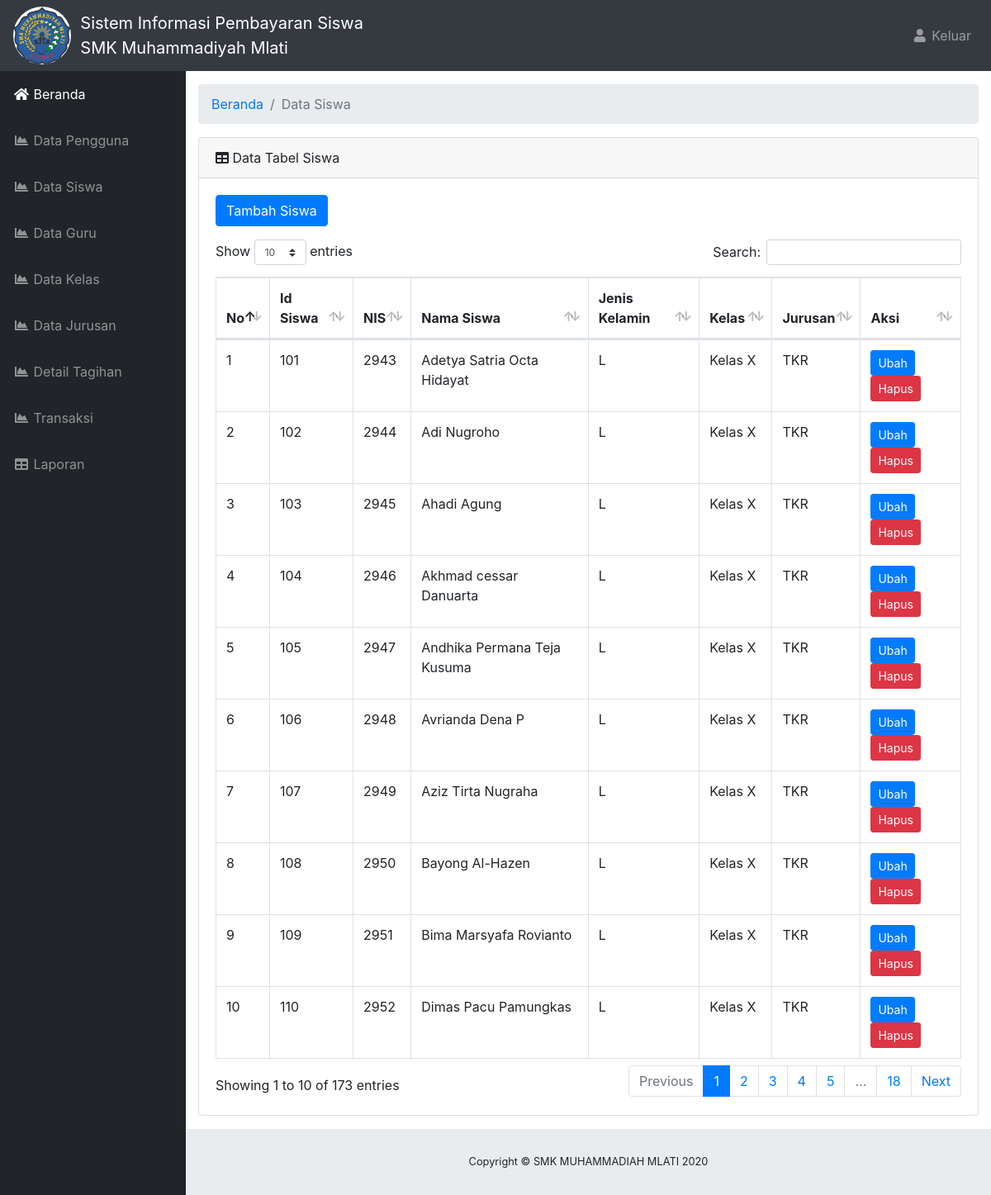
Page /beranda.php?halaman=admindatasiswa (signed in) on the committed database.
### tables this page shows
CREATE TABLE `tb_siswa` (
  `id_siswa` int(11) NOT NULL,
  `nis` varchar(10) NOT NULL,
  `nama_siswa` varchar(50) NOT NULL,
  `password` varchar(50) NOT NULL,
  `jenkel_siswa` enum('L','P') NOT NULL,
  `id_kelas` int(11) NOT NULL,
  `id_jurusan` int(11) NOT NULL
);

CREATE TABLE `tb_kelas` (
  `id_kelas` int(11) NOT NULL,
  `nama_kelas` varchar(20) NOT NULL
);

CREATE TABLE `tb_jurusan` (
  `id_jurusan` int(11) NOT NULL,
  `nama_jurusan` varchar(20) NOT NULL
);

### aplikasi/admin/datasiswa/data_siswa.php (the view, shortened to what this page needs)
  <div id="content-wrapper">
    <div class="container-fluid">
      <ol class="breadcrumb">
        <li class="breadcrumb-item">
          <a href="beranda.php">Beranda</a>
        </li>
        <li class="breadcrumb-item active">Data Siswa</li>
      </ol>
      <div class="card mb-3">
        <div class="card-header">
          <i class="fas fa-table"></i>
          Data Tabel Siswa</div>
        <div class="card-body">
          <form class="form-group">
          <a class="btn btn-primary" href="beranda.php?halaman=tambahsiswa">Tambah Siswa </a>
          </form>
          <div class="table-responsive">
            <table class="table table-bordered" id="dataTable" width="100%" cellspacing="0">
              <thead>
                <tr>
                  <th>No</th>
                  <th>Id Siswa</th>
                  <th>NIS</th>
                  <th>Nama Siswa</th>
                  <th>Jenis Kelamin</th>
                  <th>Kelas</th>
                  <th>Jurusan</th>
                  <th>Aksi</th>
                </tr>
              </thead>
              <tbody>
              <?php
              $no=1;
              $Querytampil = mysqli_query($konek,"SELECT tb_siswa.id_siswa, tb_siswa.nis, tb_siswa.nama_siswa, tb_siswa.jenkel_siswa, tb_kelas.nama_kelas, tb_jurusan.nama_jurusan FROM tb_siswa
              INNER JOIN tb_kelas ON tb_kelas.id_kelas=tb_siswa.id_kelas
              INNER JOIN tb_jurusan ON tb_jurusan.id_jurusan=tb_siswa.id_jurusan
              WHERE 1 ");
              while ($tampiltabel  = mysqli_fetch_array($Querytampil)) {
              $varId_siswa      = $tampiltabel['id_siswa'];
              $varNis           = $tampiltabel['nis'];
              $varNamaSiswa     = $tampiltabel['nama_siswa'];
              $varJenisKelamin  = $tampiltabel['jenkel_siswa'];
              $varKelas         = $tampiltabel['nama_kelas'];
              $varJurusan       = $tampiltabel['nama_jurusan'];
              ?>
              <tr>
                <td><?php echo $no ?></td>
                <td><?php echo $varId_siswa ?></td>
                <td><?php echo $varNis ?></td>
                <td><?php echo $varNamaSiswa ?></td>
                <td><?php echo $varJenisKelamin ?></td>
                <td><?php echo $varKelas ?></td>
                <td><?php echo $varJurusan ?></td>
                <td>
                    <a class="btn btn-primary btn-sm" href="beranda.php?halaman=ubahsiswa&id=<?php echo $varId_siswa ?>">Ubah</a>
                    <a class="btn btn-danger btn-sm" href="beranda.php?halaman=admindatasiswa&id=<?php echo $varId_siswa ?>">Hapus</a>
                </td>
              </tr>
              <?php
              $no++;}
              ?>
              </tbody>
            </table>
          </div>
        </div>
      </div>
    </div>
  </div>
</div>

### css/sb-admin.css (style rules this page uses)
html { position: relative; min-height: 100%; }
body { height: 100%; }
#wrapper #content-wrapper { overflow-x: hidden; width: 100%; padding-top: 1rem; padding-bottom: 80px; }
:root { --input-padding-x: 0.75rem; --input-padding-y: 0.75rem; }

### rows in the picture
tb_siswa: id_siswa "101", nis "2943", nama_siswa "Adetya Satria Octa Hidayat", jenkel_siswa "L", id_kelas.nama_kelas "Kelas X", id_jurusan.nama_jurusan "TKR"
tb_siswa: id_siswa "102", nis "2944", nama_siswa "Adi Nugroho", jenkel_siswa "L", id_kelas.nama_kelas "Kelas X", id_jurusan.nama_jurusan "TKR"
tb_siswa: id_siswa "103", nis "2945", nama_siswa "Ahadi Agung", jenkel_siswa "L", id_kelas.nama_kelas "Kelas X", id_jurusan.nama_jurusan "TKR"
tb_siswa: id_siswa "104", nis "2946", nama_siswa "Akhmad cessar Danuarta", jenkel_siswa "L", id_kelas.nama_kelas "Kelas X", id_jurusan.nama_jurusan "TKR"
tb_siswa: id_siswa "105", nis "2947", nama_siswa "Andhika Permana Teja Kusuma", jenkel_siswa "L", id_kelas.nama_kelas "Kelas X", id_jurusan.nama_jurusan "TKR"
tb_siswa: id_siswa "106", nis "2948", nama_siswa "Avrianda Dena P", jenkel_siswa "L", id_kelas.nama_kelas "Kelas X", id_jurusan.nama_jurusan "TKR"
tb_siswa: id_siswa "107", nis "2949", nama_siswa "Aziz Tirta Nugraha", jenkel_siswa "L", id_kelas.nama_kelas "Kelas X", id_jurusan.nama_jurusan "TKR"
tb_siswa: id_siswa "108", nis "2950", nama_siswa "Bayong Al-Hazen", jenkel_siswa "L", id_kelas.nama_kelas "Kelas X", id_jurusan.nama_jurusan "TKR"
tb_siswa: id_siswa "109", nis "2951", nama_siswa "Bima Marsyafa Rovianto", jenkel_siswa "L", id_kelas.nama_kelas "Kelas X", id_jurusan.nama_jurusan "TKR"
tb_siswa: id_siswa "110", nis "2952", nama_siswa "Dimas Pacu Pamungkas", jenkel_siswa "L", id_kelas.nama_kelas "Kelas X", id_jurusan.nama_jurusan "TKR"
